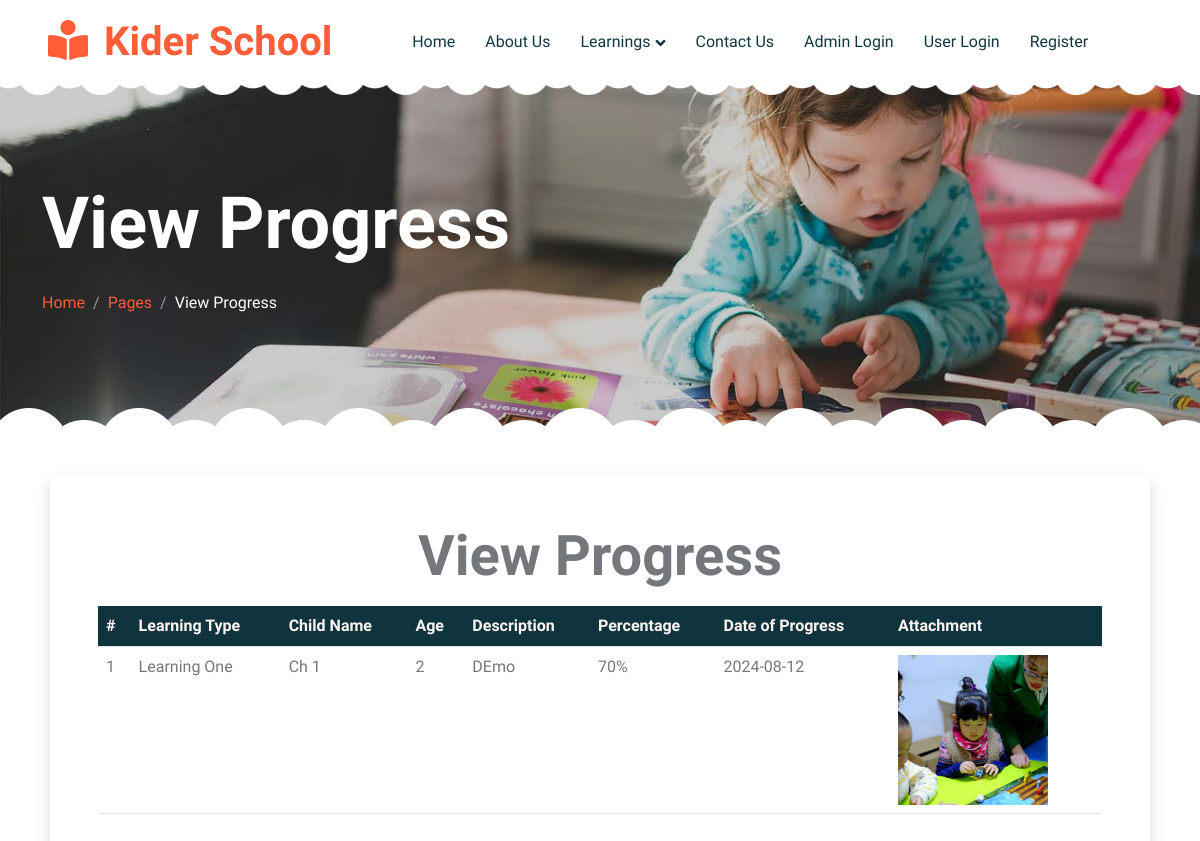
The app's page /view_progress.php with its own data.
### tables this page shows
CREATE TABLE `child_progress` (
  `id` int(11) NOT NULL,
  `user` varchar(255) NOT NULL,
  `child_name` varchar(100) NOT NULL,
  `age` int(11) NOT NULL,
  `learning_type` int(11) NOT NULL,
  `description` longtext NOT NULL,
  `percentage` varchar(20) NOT NULL,
  `date_of_progress` varchar(20) NOT NULL,
  `attachment` longtext NOT NULL,
  `status` varchar(30) NOT NULL DEFAULT 'Active',
  `created_at` timestamp NOT NULL DEFAULT current_timestamp() ON UPDATE current_timestamp()
);

CREATE TABLE `learning_type` (
  `id` int(11) NOT NULL,
  `learning_type_name` varchar(255) NOT NULL,
  `status` varchar(30) NOT NULL DEFAULT 'Active',
  `created_at` timestamp NOT NULL DEFAULT current_timestamp() ON UPDATE current_timestamp()
);

### view_progress.php (the view, shortened to what this page needs)
<?php
include("header.php");
?>
<div class="container-xxl py-5 page-header position-relative mb-5">
    <div class="container py-5">
        <h1 class="display-2 text-white animated slideInDown mb-4">View Progress</h1>
        <nav aria-label="breadcrumb animated slideInDown">
            <ol class="breadcrumb">
                <li class="breadcrumb-item"><a href="#">Home</a></li>
                <li class="breadcrumb-item"><a href="#">Pages</a></li>
                <li class="breadcrumb-item text-white active" aria-current="page">View Progress</li>
            </ol>
        </nav>
    </div>
</div>
<div class="container-fluid">
    <div class="row">
        <div class="col-md-11 mx-auto shadow p-5">
            <p class="display-4 text-center">View Progress</p>
            <table class="table table-striped">
                <tr class="bg-dark text-light">
                    <th>#</th>
                    <th>Learning Type</th>
                    <th>Child Name</th>
                    <th>Age</th>
                    <th>Description</th>
                    <th>Percentage</th>
                    <th>Date of Progress</th>
                    <th>Attachment</th>
                </tr>
                <?php
                    $sno=1;
                    include("config.php");
                    $q="SELECT `child_progress`.*,`learning_type`.`learning_type_name` FROM `child_progress` INNER JOIN `learning_type` ON `child_progress`.`learning_type`=`learning_type`.`id`";
                    $res = mysqli_query($conn,$q);
                    while($data = mysqli_fetch_array($res)){
                ?>
                    <tr>
                        <td><?php echo $sno; ?></td>
                        <td><?php echo $data['learning_type_name']; ?></td>
                        <td><?php echo $data['child_name']; ?></td>
                        <td><?php echo $data['age']; ?></td>
                        <td><?php echo $data['description']; ?></td>
                        <td><?php echo $data['percentage']; ?>%</td>
                        <td><?php echo $data['date_of_progress']; ?></td>
                        <td>
                            <img src="progress_images/<?php echo $data['attachment']; ?>" alt="" style="width:150px; height:150px;">
                        </td>
                    </tr>
                <?php
                    $sno++;
                    }
                ?>
            </table>
        </div>
    </div>
</div>

### css/style.css (style rules this page uses)
:root { --primary: #FE5D37; --light: #FFF5F3; --dark: #103741; }
h1, h2, h3, h4, .h1, .h2, .h3, .h4, .display-1, .display-2, .display-3, .display-4, .display-5, .display-6 { font-family: 'Lobster Two', cursive; font-weight: 700; }
.header-carousel::before, .header-carousel::after, .page-header::before, .page-header::after { position: absolute; content: ""; width: 100%; height: 10px; top: 0; left: 0; background: url(../img/bg-header-top.png) center center repeat-x; z-index: 1; }
.header-carousel::after, .page-header::after { height: 19px; top: auto; bottom: 0; background: url(../img/bg-header-bottom.png) center center repeat-x; }
.page-header { background: linear-gradient(rgba(0, 0, 0, .2), rgba(0, 0, 0, .2)), url(../img/carousel-1.jpg) center center no-repeat; background-size: cover; }
.breadcrumb-item + .breadcrumb-item::before { color: rgba(255, 255, 255, .5); }

### records on screen
child_progress: learning_type.learning_type_name "Learning One", child_name "Ch 1", age "2", description "DEmo", percentage "70", date_of_progress "2024-08-12", attachment (picture)
